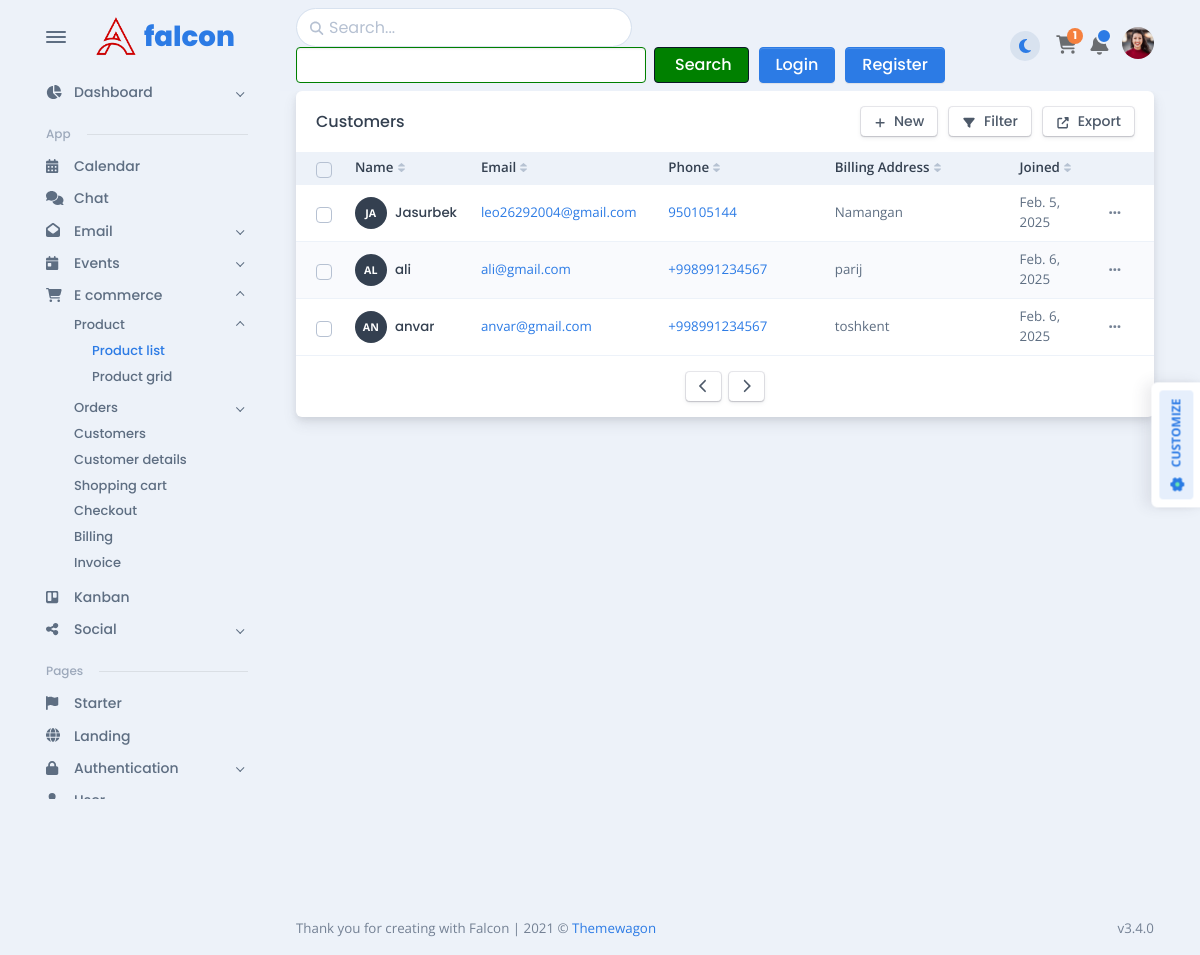
/customer_list, run on an earlier commit of the app's database.
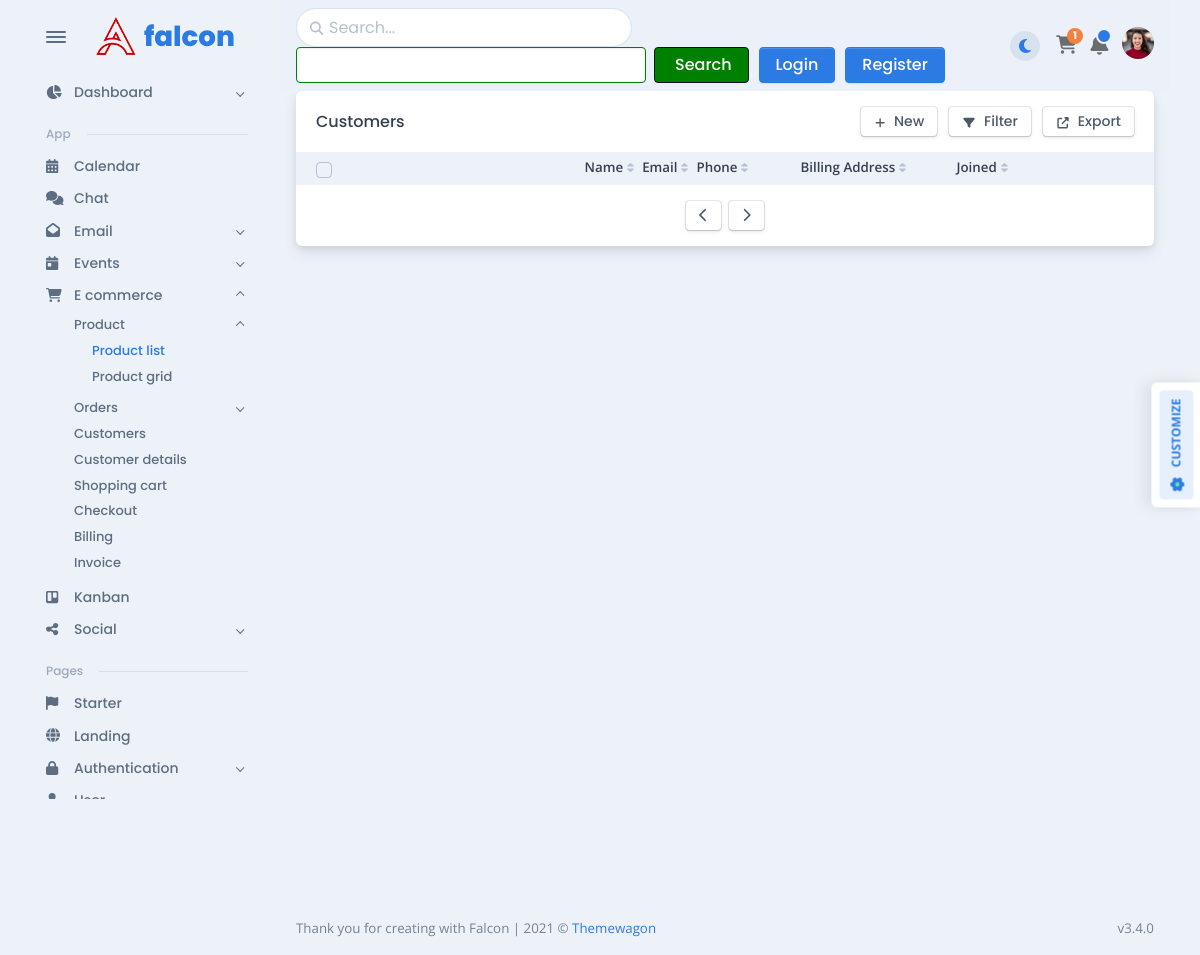
And on a later commit of the database.
### ecommerce/models.py (models this page shows, shortened)
class Customers(models.Model):
    name = models.CharField(max_length=200)
    email = models.EmailField(max_length=200)
    phone = PhoneNumberField(region="UZ")
    billing_address = models.CharField(max_length=255)
    joined = models.DateField(auto_now_add=True)

### ecommerce/views.py (the view)
# urls.py: path('customer_list', views.customer_list, name='customer_list'),
def customer_list(request):
    customers = Customers.objects.all()
    context = {
        'customers': customers
    }
    return render(request, 'ecommerce/customers.html', context=context)

### ecommerce/templates/ecommerce/customers.html (shortened to what this page needs)
{% extends 'base.html' %}
{% load static %}
{% block content %}
    <div class="content">
        <div class="card mb-3" id="customersTable" data-list='{"valueNames":["name","email","phone","address","joined"],"page":10,"pagination":true}'>
            <div class="card-header">
                <div class="row flex-between-center">
                    <div class="col-4 col-sm-auto d-flex align-items-center pe-0">
                        <h5 class="fs-0 mb-0 text-nowrap py-2 py-xl-0">Customers</h5>
                    </div>
                    <div class="col-8 col-sm-auto text-end ps-2">
                        <div id="table-customers-replace-element">
                            <a href="{% url 'customer_list' %}" class="btn btn-falcon-default btn-sm">
                                <span class="fas fa-plus" data-fa-transform="shrink-3 down-2"></span>
                                <span class="d-none d-sm-inline-block ms-1">New</span>
                            </a>
                            <button class="btn btn-falcon-default btn-sm mx-2" type="button">
                                <span class="fas fa-filter" data-fa-transform="shrink-3 down-2"></span>
                                <span class="d-none d-sm-inline-block ms-1">Filter</span>
                            </button>
                            <button class="btn btn-falcon-default btn-sm" type="button">
                                <span class="fas fa-external-link-alt" data-fa-transform="shrink-3 down-2"></span>
                                <span class="d-none d-sm-inline-block ms-1">Export</span>
                            </button>
                        </div>
                    </div>
                </div>
            </div>
            <div class="card-body p-0">
                <div class="table-responsive">
                    <table class="table table-sm table-striped fs--1 mb-0 overflow-hidden">
                        <thead class="bg-200 text-900">
                            <tr>
                                <th>
                                    <div class="form-check fs-0 mb-0 d-flex align-items-center">
                                        <input class="form-check-input" id="checkbox-bulk-customers-select" type="checkbox" data-bulk-select='{"body":"table-customers-body","actions":"table-customers-actions","replacedElement":"table-customers-replace-element"}' />
                                    </div>
                                </th>
                                <th class="sort pe-1 align-middle white-space-nowrap" data-sort="name">Name</th>
                                <th class="sort pe-1 align-middle white-space-nowrap" data-sort="email">Email</th>
                                <th class="sort pe-1 align-middle white-space-nowrap" data-sort="phone">Phone</th>
                                <th class="sort pe-1 align-middle white-space-nowrap ps-5" data-sort="address" style="min-width: 200px;">Billing Address</th>
                                <th class="sort pe-1 align-middle white-space-nowrap" data-sort="joined">Joined</th>
                                <th class="align-middle no-sort"></th>
                            </tr>
                        </thead>
                        <tbody class="list" id="table-customers-body">
                            {% for customer in customers %}
                                <tr class="btn-reveal-trigger">
                                    <td class="align-middle py-2" style="width: 28px;">
                                        <div class="form-check fs-0 mb-0 d-flex align-items-center">
                                            <input class="form-check-input" type="checkbox" id="customer-0" data-bulk-select-row="data-bulk-select-row" />
                                        </div>
                                    </td>
                                    <td class="name align-middle white-space-nowrap py-2">
                                        <a href="../../app/e-commerce/customer-details.html">
                                            <div class="d-flex d-flex align-items-center">
                                                <div class="avatar avatar-xl me-2">
                                                    <div class="avatar-name rounded-circle"><span>{{ customer.name|slice:":2" }}</span></div>
                                                </div>
                                                <div class="flex-1">
                                                    <h5 class="mb-0 fs--1">{{ customer.name }}</h5>
                                                </div>
                                            </div>
                                        </a>
                                    </td>
                                    <td class="email align-middle py-2"><a href="mailto:ricky@example.com">{{ customer.email }}</a></td>
                                    <td class="phone align-middle white-space-nowrap py-2"><a href="tel:2012001851">{{ customer.phone }}</a></td>
                                    <td class="address align-middle white-space-nowrap ps-5 py-2">{{ customer.billing_address }}</td>
                                    <td class="joined align-middle py-2">{{ customer.joined }}</td>
                                    <td class="align-middle white-space-nowrap py-2 text-end">
                                        <div class="dropdown font-sans-serif position-static">
                                            <button class="btn btn-link text-600 btn-sm dropdown-toggle btn-reveal" type="button" id="customer-dropdown-0" data-bs-toggle="dropdown" data-boundary="window" aria-haspopup="true" aria-expanded="false">
                                                <span class="fas fa-ellipsis-h fs--1"></span>
                                            </button>
                                        </div>
                                    </td>
                                </tr>
                            {% endfor %}
                        </tbody>
                    </table>
                </div>
            </div>
            <div class="card-footer d-flex align-items-center justify-content-center">
                <button class="btn btn-sm btn-falcon-default me-1" type="button" title="Previous" data-list-pagination="prev">
                    <span class="fas fa-chevron-left"></span>
                </button>
                <button class="btn btn-sm btn-falcon-default ms-1" type="button" title="Next" data-list-pagination="next">
                    <span class="fas fa-chevron-right"></span>
                </button>
            </div>
        </div>
    </div>
{% endblock %}

What changed in the data, as far as the page shows it:
removed Customers: name "JA", name "Jasurbek", email "leo26292004@gmail.com", phone "950105144", billing_address "Namangan", joined "Feb. 5, 2025"
removed Customers: name "AL", name "ali", email "ali@gmail.com", phone "+998991234567", billing_address "parij", joined "Feb. 6, 2025"
removed Customers: name "AN", name "anvar", email "anvar@gmail.com", phone "+998991234567", billing_address "toshkent", joined "Feb. 6, 2025"
